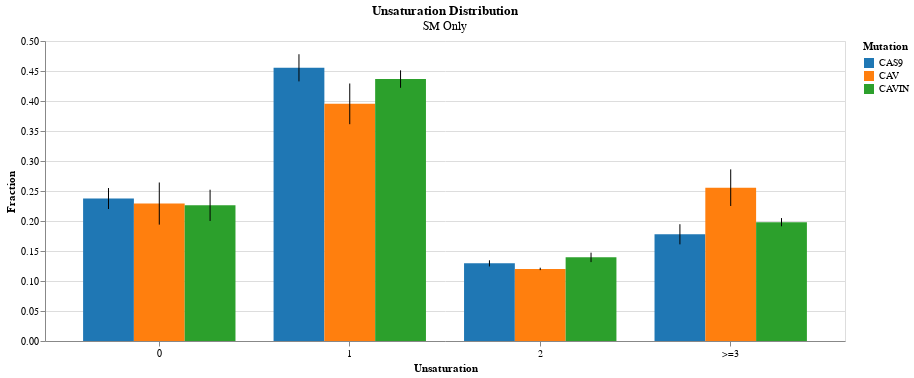

The cell this chart's notebook holds for it:
### Markdown cell above
## Bar Graph

### Code cell
colors = ['#1f77b4', '#ff7f0e', '#2ca02c']

# make selection for KO protein
click = alt.selection_point(fields=['Mutation'])

# grouped bar graph
g = alt.Chart(u2_long).mark_bar().encode(
    x=alt.X('Unsaturation:O').axis(labelAngle=0),
    xOffset='Mutation:N',
    y='mean(Fraction):Q',
    color=alt.condition(click, alt.Color('Mutation:N').scale(range=colors), alt.value('lightgray')),
    tooltip=['Mutation', 'Unsaturation', 'mean(Fraction)']
).add_params(
    click
).properties(
    width=800,
    title={'text':'Unsaturation Distribution', 'subtitle':'SM Only'}
)

# error bars
err = alt.Chart(u2_long).mark_errorbar(extent='stdev').encode(
    x='Unsaturation:O',
    xOffset='Mutation:N',
    y='mean(Fraction):Q',
)

(g + err).configure(background='white')

### Figure 1 — Vega-Lite specification as saved in the notebook (floating-point values rounded to 4 significant figures)
{"config": {"view": {"continuousWidth": 300, "continuousHeight": 300}, "background": "white"}, "layer": [{"mark": {"type": "bar"}, "encoding": {"color": {"condition": {"param": "param_2", "field": "Mutation", "scale": {"range": ["#1f77b4", "#ff7f0e", "#2ca02c"]}, "type": "nominal"}, "value": "lightgray"}, "tooltip": [{"field": "Mutation", "type": "nominal"}, {"field": "Unsaturation", "type": "nominal"}, {"aggregate": "mean", "field": "Fraction", "type": "quantitative"}], "x": {"axis": {"labelAngle": 0}, "field": "Unsaturation", "type": "ordinal"}, "xOffset": {"field": "Mutation", "type": "nominal"}, "y": {"aggregate": "mean", "field": "Fraction", "type": "quantitative"}}, "name": "view_4", "title": {"text": "Unsaturation Distribution", "subtitle": "SM Only"}}, {"mark": {"type": "errorbar", "extent": "stdev"}, "encoding": {"x": {"field": "Unsaturation", "type": "ordinal"}, "xOffset": {"field": "Mutation", "type": "nominal"}, "y": {"aggregate": "mean", "field": "Fraction", "type": "quantitative"}}}], "data": {"name": "data-fb84960ab361b012155ba3eeea1bbd6d"}, "params": [{"name": "param_2", "select": {"type": "point", "fields": ["Mutation"]}, "views": ["view_4"]}], "width": 800, "$schema": "https://vega.github.io/schema/vega-lite/v5.8.0.json", "datasets": {"data-fb84960ab361b012155ba3eeea1bbd6d": [{"Mutation": "CAS9", "Unsaturation": "0", "Fraction": 0.2465}, {"Mutation": "CAS9", "Unsaturation": "0", "Fraction": 0.2525}, {"Mutation": "CAS9", "Unsaturation": "0", "Fraction": 0.2381}, {"Mutation": "CAS9", "Unsaturation": "0", "Fraction": 0.2128}, {"Mutation": "CAV", "Unsaturation": "0", "Fraction": 0.2248}, {"Mutation": "CAV", "Unsaturation": "0", "Fraction": 0.2274}, {"Mutation": "CAV", "Unsaturation": "0", "Fraction": 0.2749}, {"Mutation": "CAV", "Unsaturation": "0", "Fraction": 0.1893}, {"Mutation": "CAVIN", "Unsaturation": "0", "Fraction": 0.247}, {"Mutation": "CAVIN", "Unsaturation": "0", "Fraction": 0.2108}, {"Mutation": "CAVIN", "Unsaturation": "0", "Fraction": 0.1973}, {"Mutation": "CAVIN", "Unsaturation": "0", "Fraction": 0.2492}, {"Mutation": "CAS9", "Unsaturation": "1", "Fraction": 0.4287}, {"Mutation": "CAS9", "Unsaturation": "1", "Fraction": 0.4449}, {"Mutation": "CAS9", "Unsaturation": "1", "Fraction": 0.4695}, {"Mutation": "CAS9", "Unsaturation": "1", "Fraction": 0.4782}, {"Mutation": "CAV", "Unsaturation": "1", "Fraction": 0.4268}, {"Mutation": "CAV", "Unsaturation": "1", "Fraction": 0.3604}, {"Mutation": "CAV", "Unsaturation": "1", "Fraction": 0.3721}, {"Mutation": "CAV", "Unsaturation": "1", "Fraction": 0.4218}, {"Mutation": "CAVIN", "Unsaturation": "1", "Fraction": 0.4212}, {"Mutation": "CAVIN", "Unsaturation": "1", "Fraction": 0.4448}, {"Mutation": "CAVIN", "Unsaturation": "1", "Fraction": 0.4525}, {"Mutation": "CAVIN", "Unsaturation": "1", "Fraction": 0.4277}, {"Mutation": "CAS9", "Unsaturation": "2", "Fraction": 0.1256}, {"Mutation": "CAS9", "Unsaturation": "2", "Fraction": 0.1243}, {"Mutation": "CAS9", "Unsaturation": "2", "Fraction": 0.1343}, {"Mutation": "CAS9", "Unsaturation": "2", "Fraction": 0.1333}, {"Mutation": "CAV", "Unsaturation": "2", "Fraction": 0.1224}, {"Mutation": "CAV", "Unsaturation": "2", "Fraction": 0.1197}, {"Mutation": "CAV", "Unsaturation": "2", "Fraction": 0.1175}, {"Mutation": "CAV", "Unsaturation": "2", "Fraction": 0.1209}, {"Mutation": "CAVIN", "Unsaturation": "2", "Fraction": 0.1324}, {"Mutation": "CAVIN", "Unsaturation": "2", "Fraction": 0.1483}, {"Mutation": "CAVIN", "Unsaturation": "2", "Fraction": 0.1438}, {"Mutation": "CAVIN", "Unsaturation": "2", "Fraction": 0.1331}, {"Mutation": "CAS9", "Unsaturation": ">=3", "Fraction": 0.1992}, {"Mutation": "CAS9", "Unsaturation": ">=3", "Fraction": 0.1783}, {"Mutation": "CAS9", "Unsaturation": ">=3", "Fraction": 0.1581}, {"Mutation": "CAS9", "Unsaturation": ">=3", "Fraction": 0.1758}, {"Mutation": "CAV", "Unsaturation": ">=3", "Fraction": 0.2261}, {"Mutation": "CAV", "Unsaturation": ">=3", "Fraction": 0.2926}, {"Mutation": "CAV", "Unsaturation": ">=3", "Fraction": 0.2355}, {"Mutation": "CAV", "Unsaturation": ">=3", "Fraction": 0.268}, {"Mutation": "CAVIN", "Unsaturation": ">=3", "Fraction": 0.1993}, {"Mutation": "CAVIN", "Unsaturation": ">=3", "Fraction": 0.1961}, {"Mutation": "CAVIN", "Unsaturation": ">=3", "Fraction": 0.2065}, {"Mutation": "CAVIN", "Unsaturation": ">=3", "Fraction": 0.1901}]}}
